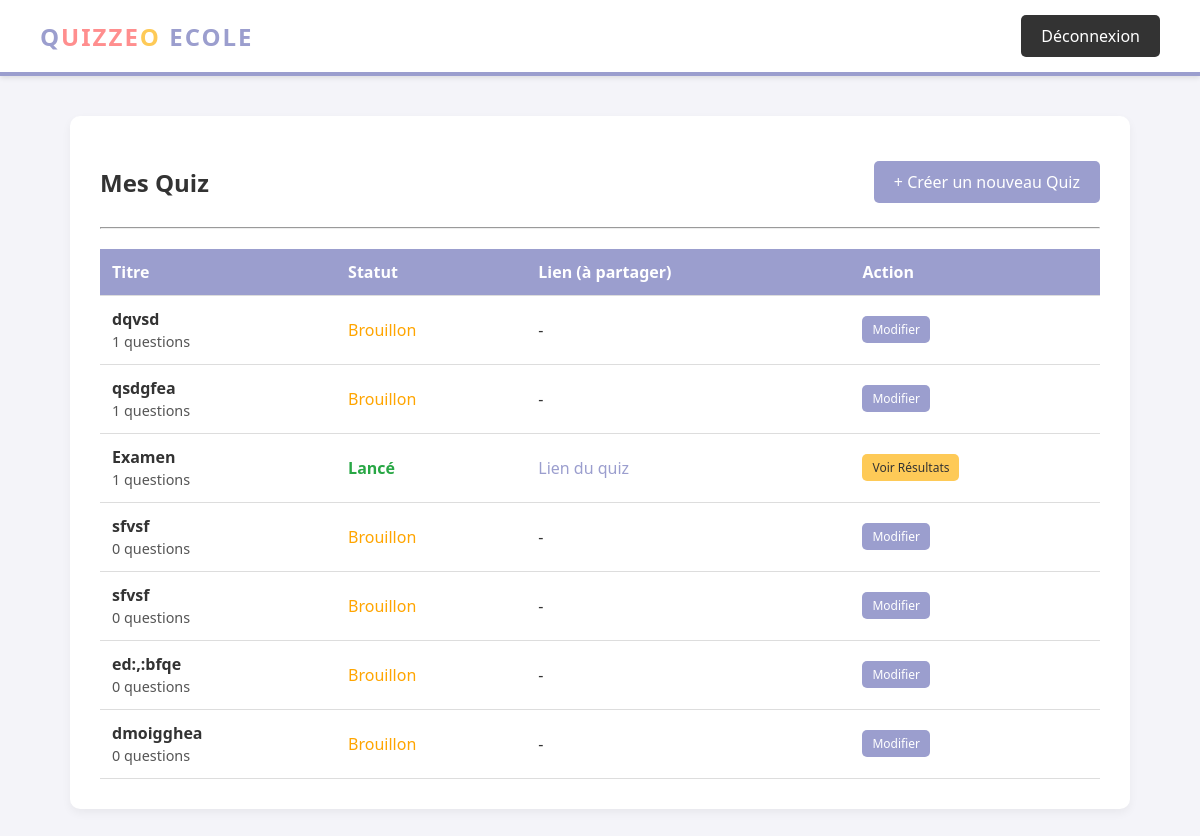
The app's page /dashboard_client.php (signed in) with its own data.
### tables this page shows
CREATE TABLE IF NOT EXISTS `quizzes` (
  `id` int NOT NULL AUTO_INCREMENT,
  `user_id` int NOT NULL,
  `titre` varchar(255) NOT NULL,
  `description` text,
  `status` enum('en_cours','lance','termine') DEFAULT 'en_cours',
  `created_at` timestamp NULL DEFAULT CURRENT_TIMESTAMP,
  PRIMARY KEY (`id`),
  KEY `user_id` (`user_id`)
);

### dashboard_client.php (the view, shortened to what this page needs)
<?php
require 'config/database.php';
$stmt = $pdo->prepare("SELECT * FROM quizzes WHERE user_id = ? ORDER BY created_at DESC");
$stmt->execute([$_SESSION['user_id']]);
$quizzes = $stmt->fetchAll();
?>
<!DOCTYPE html>
<html lang="fr">
<head>
    <link rel="stylesheet" href="assets/css/style.css">
</head>
<body>
    <header>
        <div class="logo">Q<span>UIZZE</span><span class="last">O</span> <?= ucfirst($_SESSION['role']) ?></div>
        <a href="logout.php" class="btn btn-dark">Déconnexion</a>
    </header>
    <div class="container">
        <div class="flex-header">
            <h2>Mes Quiz</h2>
            <a href="create_quiz.php" class="btn"> + Créer un nouveau Quiz</a>
        </div>
        <hr>
        <?php if(empty($quizzes)): ?>
            <p class="box-gray">Vous n'avez pas encore créé de quiz.</p>
        <?php else: ?>
            <table>
                <thead>
                    <tr>
                        <th>Titre</th>
                        <th>Statut</th>
                        <th>Lien (à partager)</th>
                        <th>Action</th>
                    </tr>
                </thead>
                <tbody>
                    <?php foreach($quizzes as $q): ?>
                    <tr class="tr-hover">
                        <td>
                            <strong><?= htmlspecialchars($q['titre']) ?></strong><br>
                            <small class="text-small"><?= count($pdo->query("SELECT id FROM questions WHERE quiz_id=".$q['id'])->fetchAll()) ?> questions</small>
                        </td>
                        <td>
                            <?php
                                if($q['status'] == 'en_cours') echo '<span class="text-warning">Brouillon</span>';
                                if($q['status'] == 'lance') echo '<span class="text-success text-bold">Lancé</span>';
                            ?>
                        </td>
                        <td>
                            <?php if($q['status'] == 'lance'): ?>
                                <a href="view_quiz.php?id=<?= $q['id'] ?>" target="_blank" class="link-primary">Lien du quiz</a>
                            <?php else: ?>
                                -
                            <?php endif; ?>
                        </td>
                        <td>
                            <?php if($q['status'] == 'en_cours'): ?>
                                <a href="edit_quiz.php?id=<?= $q['id'] ?>" class="btn btn-small">Modifier</a>
                            <?php else: ?>
                                <a href="quiz_results.php?id=<?= $q['id'] ?>" class="btn btn-small btn-accent">Voir Résultats</a>
                            <?php endif; ?>
                        </td>
                    </tr>
                    <?php endforeach; ?>
                </tbody>
            </table>
        <?php endif; ?>
    </div>
</body>
</html>

### assets/css/style.css (style rules this page uses)
:root { --color-primary: #9b9ece; --color-secondary: #ff8e8e; --color-accent: #feca57; --color-text: #333; --color-bg: #f4f4f9; --color-white: #ffffff; --color-grey-light: #eee; --color-success: #28a745; --color-danger: #dc3545; --color-warning: #ffc107; }
body { font-family: 'Segoe UI', Tahoma, Geneva, Verdana, sans-serif; background-color: var(--color-bg); color: var(--color-text); margin: 0; padding: 0; display: flex; flex-direction: column; min-height: 100vh; }
header { background-color: var(--color-white); padding: 15px 40px; box-shadow: 0 2px 5px rgba(0,0,0,0.1); display: flex; justify-content: space-between; align-items: center; border-bottom: 4px solid var(--color-primary); }
.logo { font-size: 24px; font-weight: bold; color: var(--color-primary); text-transform: uppercase; letter-spacing: 2px; }
.logo span { color: var(--color-secondary); }
.logo span.last { color: var(--color-accent); }
.link-primary { color: var(--color-primary); text-decoration: none; }
.container { width: 90%; max-width: 1000px; margin: 40px auto; background: var(--color-white); padding: 30px; border-radius: 10px; box-shadow: 0 4px 10px rgba(0,0,0,0.05); }
.btn { background-color: var(--color-primary); color: white; padding: 10px 20px; border: none; border-radius: 5px; cursor: pointer; font-size: 16px; text-decoration: none; display: inline-block; transition: opacity 0.3s; text-align: center; }
.btn-small { padding: 5px 10px; font-size: 12px; }
.btn-dark { background-color: #333; }
.btn-accent { background-color: var(--color-accent); color: #333; }
table { width: 100%; border-collapse: collapse; margin-top: 20px; }
th, td { padding: 12px; border-bottom: 1px solid #ddd; text-align: left; }
th { background-color: var(--color-primary); color: white; }
.text-success { color: var(--color-success); }
.text-warning { color: orange; }
.text-bold { font-weight: bold; }
.text-small { font-size: 0.9em; color: #555; }
.flex-header { display: flex; justify-content: space-between; align-items: center; }

### records on screen
quizzes: titre "dqvsd", fetchAll "1", status "Brouillon"
quizzes: titre "qsdgfea", fetchAll "1", status "Brouillon"
quizzes: titre "Examen", fetchAll "1", status "Lancé"
quizzes: titre "sfvsf", fetchAll "0", status "Brouillon"
quizzes: titre "sfvsf", fetchAll "0", status "Brouillon"
quizzes: titre "ed:,:bfqe", fetchAll "0", status "Brouillon"
quizzes: titre "dmoigghea", fetchAll "0", status "Brouillon"

### other values on screen
$_SESSION['role'] "ECOLE"
